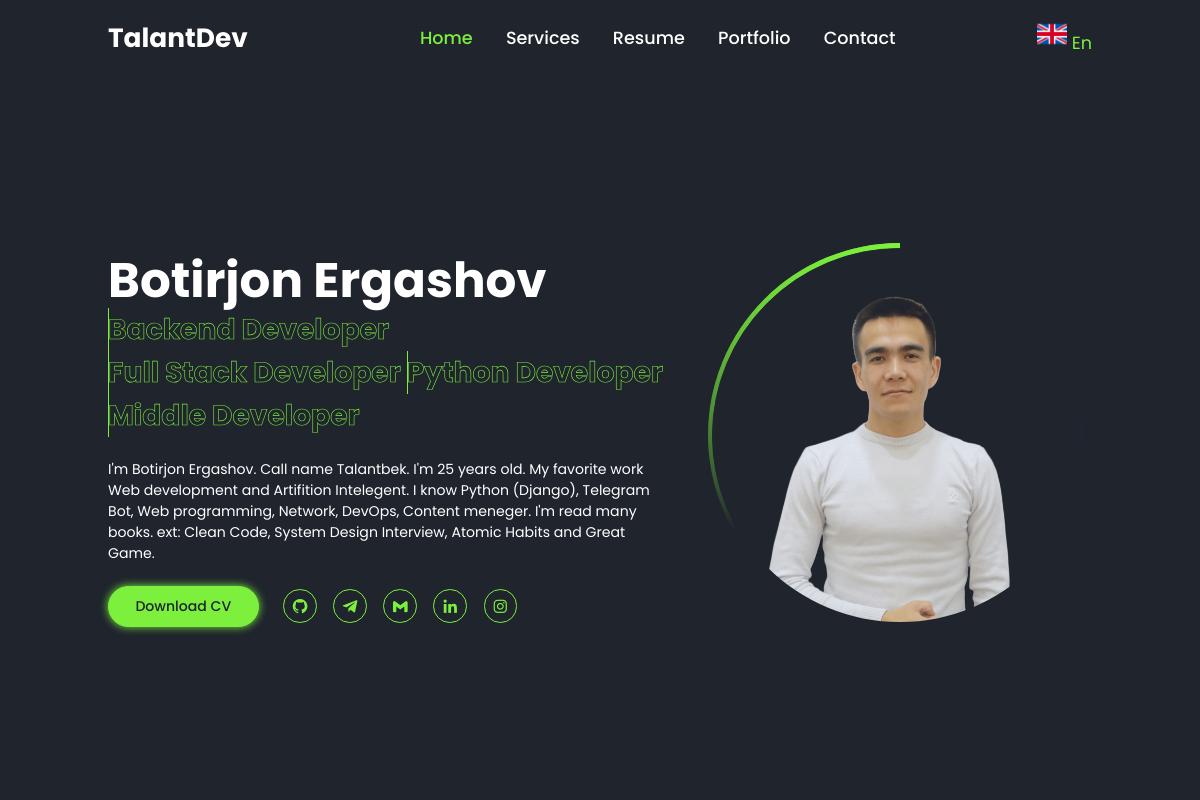
The page /en/ on the database its author committed.
### main/models.py (models this page shows, shortened)
class Language(models.Model):
    base = models.CharField(max_length=20)
    base_url = models.CharField(max_length=20)
    base_img = models.ImageField(upload_to='images/', null=True)
    first = models.CharField(max_length=20)
    first_url = models.CharField(max_length=20)
    first_img = models.ImageField(upload_to='images/', null=True)
    second = models.CharField(max_length=20)
    second_url = models.CharField(max_length=20)
    second_img = models.ImageField(upload_to='images/', null=True)
    create_at = models.DateTimeField(auto_now_add=True)
    update_at = models.DateTimeField(auto_now=True)

class About(models.Model):
    full_name = models.CharField(max_length=100, verbose_name="Full name")  # Multilanguage
    content = RichTextUploadingField(verbose_name='Content')  # Multilanguage
    cv_file = models.FileField(upload_to='./cvfile/')
    image = models.ImageField(upload_to='./image/')
    create_at = models.DateTimeField(auto_now_add=True)
    update_at = models.DateTimeField(auto_now=True)

### main/views.py (the view)
# urls.py: path('', views.welcome, name='welcome'),
def welcome(request):
    about = About.objects.first()
    language = get_languages()
    context = {
        'about': about,
        'language': language,
    }
    return render(request, 'index.html', context)

### main/function.py (called while the page is built)
def get_languages():
    return Language.objects.first()

### templates/index.html (shortened to what this page needs)
<!doctype html>
{% load static %}
{% load i18n %}
<html lang="en">
<head>
    <link href='https://unpkg.com/boxicons@2.1.4/css/boxicons.min.css' rel='stylesheet'>
    <link rel="stylesheet" href="{% static 'style/style.css' %}">
</head>
<body>
<header class="active">
    <a href="{% url 'main:welcome' %}" class="logo">{% trans "TalantDev" %}</a>
    <nav>
        <a href="{% url 'main:welcome' %}" class="active">{% trans "Home" %}</a>
        <a href="{% url 'main:services' %}">{% trans "Services" %}</a>
        <a href="{% url 'main:resume' %}">{% trans "Resume" %}</a>
        <a href="{% url 'main:portfolio' %}">{% trans "Portfolio" %}</a>
        <a href="{% url 'main:contact' %}">{% trans "Contact" %}</a>
    </nav>
    <div class="dropdowns">
        <span id="lang">
            <img src="{{ language.base_img.url }}" alt="" width="30">
            {{ language.base }}
        </span>
    </div>
</header>
<div class="bars-box active">
    <div class="bar" style="--i:6;"></div>
    <div class="bar" style="--i:5;"></div>
    <div class="bar" style="--i:4;"></div>
    <div class="bar" style="--i:3;"></div>
    <div class="bar" style="--i:1;"></div>
</div>
<section class="home active">
    <div class="home-detail">
        <h1>
            {{ about.full_name }}
        </h1>
        <h2>
            <span style="--i:4" data-text="Backend Developer">
            </span>
            <span style="--i:3" data-text="Full Stack Developer">
            </span>
            <span style="--i:2" data-text="Python Developer">
            </span>
            <span style="--i:1" data-text="Middle Developer">
            </span>
        </h2>
        <p>
            {{ about.content|safe }}
        </p>
        <div class="btn-sci">
            <a href="{{ about.cv_file.url }}" class="btn">
                {% trans "Downoad CV" %}
            </a>
            <div class="sci">
                <a href="https://github.com/TalantDeveloper">
                    <i class='bx bxl-github'></i>
                </a>
                <a href="https://t.me/Talantbek001">
                    <i class='bx bxl-telegram'></i>
                </a>
                <a href="mailto:ergashovbotirjon4@gmail.com">
                    <i class='bx bxl-gmail'></i>
                </a>
                <a href="https://www.linkedin.com/in/botirjon-ergashov-919a67258/">
                    <i class='bx bxl-linkedin'></i>
                </a>
                <a href="https://www.instagram.com/botirjon642/">
                    <i class='bx bxl-instagram'></i>
                </a>
            </div>
        </div>
    </div>
    <div class="home-img">
        <div class="img-box">
            <div class="img-item">
                <img src="{{ about.image.url }}" alt="">
            </div>
        </div>
    </div>
</section>
</body>
</html>

### static/style/style.css (style rules this page uses)
* { margin: 0; padding: 0; box-sizing: border-box; text-decoration: none; border: none; outline: none; font-family: "Poppins", "sans-serif"; }
:root { --bg-color: #1f242d; --second-bg-color: #323946; --main-color: #7cf03d; --white-color: #fff; --disabled-color: #fff3; }
html { font-size: 62.5%; }
body { color: var(--white-color); }
header { position: fixed; top: 0; left: 0; width: 100%; padding: 2rem 9%; background: var(--bg-color); display: flex; justify-content: space-between; align-items: center; z-index: 100; visibility: hidden; opacity: 0; }
header.active { animation: show-header 1.5s linear forwards; animation-delay: 1.2s; }
.logo { font-size: 3rem; color: var(--white-color); font-weight: 700; }
nav a { font-size: 2rem; color: var(--white-color); font-weight: 500; margin-left: 3.5rem; transition: 0.5s; }
nav a:hover, nav a.active { color: var(--main-color); }
.dropdowns { position: relative; display: inline-block; font-size: 2rem; }
.bars-box { position: absolute; width: 100%; height: 100%; display: flex; }
.bars-box .bar { width: 100%; height: 100%; background: var(--bg-color); animation: hide-bars 0.5s ease-in-out both; animation-delay: calc(0.1s * var(--i)); }
.bars-box.active .bar { animation: show-bars 0.5s ease-in-out both; animation-delay: calc(0.1s * var(--i)); }
section { position: absolute; width: 100%; height: 100%; padding: 10rem 9% 2rem; visibility: hidden; opacity: 0; overflow: hidden; }
section.active { animation: show-content 1.5s linear forwards; animation-delay: 1.6s; }
.home { display: flex; align-items: center; gap: 5rem; }
.home-detail h1 { font-size: clamp(3.5rem, 10vw, 5.5rem); }
.home-detail h2 { display: inline-block; font-size: 3.2rem; margin-top: -1rem; }
.home-detail h2 span { position: relative; display: inline-block; color: transparent; -webkit-text-stroke: 0.07rem var(--main-color); animation: display-text 16s linear infinite; animation-delay: calc(-4s * var(--i)); }
.home-detail h2 span::before { content: attr(data-text); position: absolute; width: 0; border-right: 0.2rem solid var(--main-color); color: var(--main-color); white-space: nowrap; overflow: hidden; animation: fill-text 4s linear infinite; }
.home-detail p { font-size: 1.6rem; margin: 1rem 0 2.5rem; }
.home-detail .btn-sci { display: flex; align-items: center; }
.btn { display: inline-block; padding: 1rem 3rem; background: var(--main-color); border: 0.2rem solid var(--main-color); border-radius: 4rem; box-shadow: 0 0 1rem var(--main-color); font-size: 1.6rem; color: var(--bg-color); font-weight: 500; }
.home-detail .btn-sci .sci { margin-left: 2rem; }
.home-detail .btn-sci .sci a { display: inline-flex; padding: 0.8rem; border: 0.2rem solid var(--main-color); border-radius: 50%; font-size: 2rem; color: var(--main-color); margin: 0 0.8rem; transition: 0.5s; }
.home-img .img-box { position: relative; width: 32vw; height: 32vw; border-radius: 50%; padding: 0.5rem; display: flex; justify-content: center; align-items: center; overflow: hidden; }
.home-img .img-box::before, .home-img .img-box::after { content: ""; position: absolute; width: 50rem; height: 50rem; background: conic-gradient( transparent, transparent, transparent, var(--main-color) ); transform: rotate(0deg); animation: rotate-border 10s linear infinite; }
.home-img .img-box::after { animation-delay: -5s; }
.home-img .img-box .img-item { position: relative; width: 100%; height: 100%; background: var(--bg-color); border-radius: 50%; border: 0.01rem solid var(--bg-color); display: flex; justify-content: center; z-index: 1; overflow: hidden; }
.home-img .img-box .img-item img { position: absolute; top: 3rem; display: block; width: 85%; object-fit: cover; mix-blend-mode: lighten; }
.dropdowns span { color: var(--main-color); }
@media screen and (max-width: 1200px) { html { font-size: 55%; } }

### rows shown on the page
Language: base_img (picture), base "En"
About: full_name "Botirjon Ergashov", content "I'm Botirjon Ergashov. Call name Talantbek. I'm 25 years old. My favorite work Web development and Artifition Intelegent. I know Python (Django), Telegram Bot, Web programming, Network, DevOps, Content meneger. I'm read many books. ext: Clean Code, System Design Interview, Atomic Habits and Great Game.", image (picture)
